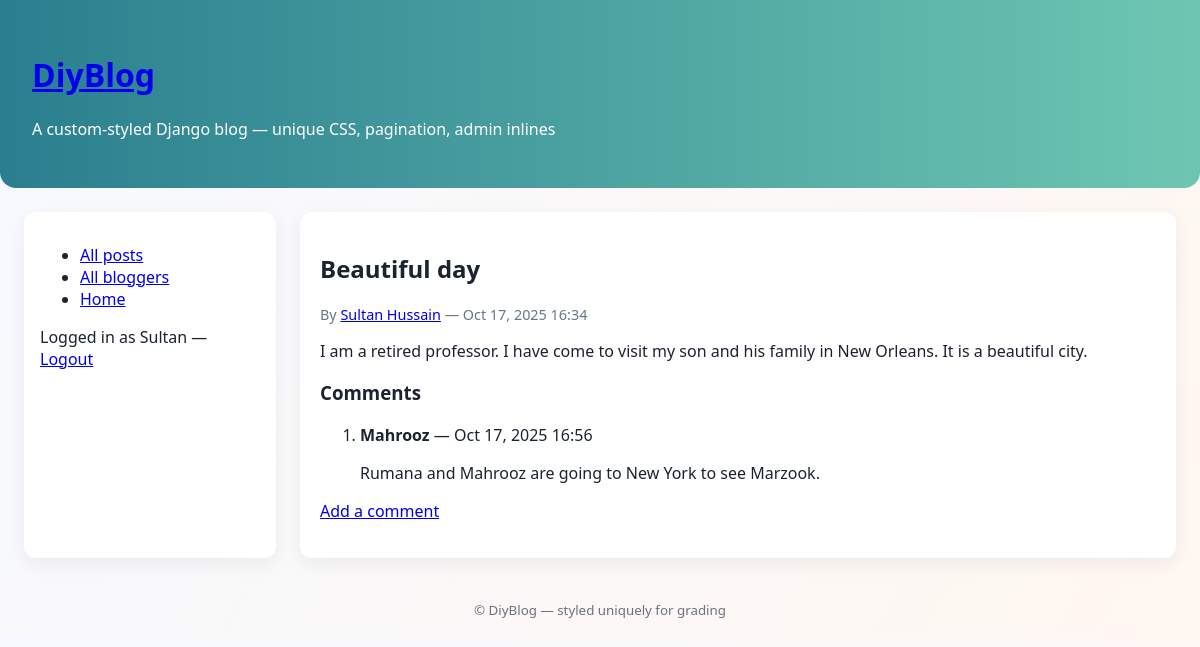
The app's page /blog/1/ (signed in) with its own data.
### blog/models.py (models this page shows, shortened)
class BlogPost(models.Model):
    title = models.CharField(max_length=255)
    author = models.ForeignKey(Blogger, on_delete=models.SET_NULL, null=True, related_name='posts')
    content = models.TextField()
    created_at = models.DateTimeField(default=timezone.now, db_index=True)
    class Meta:
        ordering = ['-created_at']  # newest first

class Blogger(models.Model):
    user = models.OneToOneField(User, on_delete=models.SET_NULL, null=True, blank=True)
    name = models.CharField(max_length=200)
    bio = models.TextField(blank=True)
    created_at = models.DateTimeField(default=timezone.now)

class Comment(models.Model):
    post = models.ForeignKey(BlogPost, on_delete=models.CASCADE, related_name='comments')
    author = models.ForeignKey(User, on_delete=models.SET_NULL, null=True, blank=True)
    text = models.TextField()
    created_at = models.DateTimeField(default=timezone.now, db_index=True)
    class Meta:
        ordering = ['created_at']  # oldest -> newest

### blog/views.py (the view)
# urls.py: path('<int:pk>/', views.blog_detail, name='blog_detail'),
def blog_detail(request, pk):
    post = get_object_or_404(BlogPost.objects.select_related('author'), pk=pk)
    comments = post.comments.select_related('author').all()  # oldest -> newest per Meta
    return render(request, 'blog/blog_detail.html', {'post': post, 'comments': comments})

### blog/templates/blog/blog_detail.html (shortened to what this page needs)
{% extends 'blog/base.html' %}
{% block content %}
<article>
  <h2>{{ post.title }}</h2>
  <p class="meta">By <a href="{% url 'blog:blogger_detail' post.author.pk %}">{{ post.author.name }}</a> — {{ post.created_at|date:"M j, Y H:i" }}</p>
  <div class="post-content">
    <p>{{ post.content }}</p>
  </div>
</article>
<section class="comments">
  <h3>Comments</h3>
  {% if comments %}
    <ol>
      {% for c in comments %}
        <li>
          <p><strong>{% if c.author %}{{ c.author.username }}{% else %}Anonymous{% endif %}</strong> — {{ c.created_at|date:"M j, Y H:i" }}</p>
          <p>{{ c.text }}</p>
        </li>
      {% endfor %}
    </ol>
  {% else %}
    <p>No comments yet.</p>
  {% endif %}
  {% if user.is_authenticated %}
    <p><a href="{% url 'blog:create_comment' post.pk %}">Add a comment</a></p>
  {% else %}
    <p><a href="{% url 'login' %}?next={% url 'blog:create_comment' post.pk %}">Log in to add a comment</a></p>
  {% endif %}
</section>
{% endblock %}

### blog/templates/blog/base.html (shortened to what this page needs)
{% load static %}
<!doctype html>
<html lang="en">
<head>
  <link rel="stylesheet" href="{% static 'css/site.css' %}">
</head>
<body>
  <div class="site-header">
    <h1><a href="{% url 'blog:index' %}">DiyBlog</a></h1>
    <p class="site-sub">A custom-styled Django blog — unique CSS, pagination, admin inlines</p>
  </div>
  <div class="container">
    <aside class="sidebar">
      <nav>
        <ul>
          <li><a href="{% url 'blog:blog_list' %}">All posts</a></li>
          <li><a href="{% url 'blog:blogger_list' %}">All bloggers</a></li>
          <li><a href="{% url 'blog:index' %}">Home</a></li>
        </ul>
      </nav>
      <div class="auth-links">
        {% if user.is_authenticated %}
          <p>Logged in as {{ user.username }} — <a href="{% url 'logout' %}?next={{ request.path }}">Logout</a></p>
        {% else %}
          <p><a href="{% url 'login' %}?next={{ request.path }}">Login</a></p>
        {% endif %}
      </div>
    </aside>
    <main class="content">
      {% block content %}{% endblock %}
    </main>
  </div>
  <footer class="site-footer">
    <small>© {{ now|date:"Y" }} DiyBlog — styled uniquely for grading</small>
  </footer>
</body>
</html>

### blog/static/css/site.css (style rules this page uses)
body { font-family: "Segoe UI", Roboto, Arial, sans-serif; background: linear-gradient(120deg,#f6f9ff,#fff7f0); color: #1b2330; margin: 0; }
.site-header { padding: 2rem; background: linear-gradient(90deg,#2a7f8f,#6ec6b2); color: white; border-bottom-left-radius: 16px; border-bottom-right-radius: 16px; }
.container { display: flex; gap: 1.5rem; padding: 1.5rem; }
.sidebar { width: 220px; background: white; padding: 1rem; border-radius: 12px; box-shadow: 0 6px 18px rgba(30,40,50,0.06); }
.content { flex: 1; background: white; padding: 1.25rem; border-radius: 12px; box-shadow: 0 6px 18px rgba(30,40,50,0.06); }
.meta { font-size: 0.9rem; color: #667788; }
.site-footer { text-align:center; padding:1rem; color:#6b7280; }

### records on screen
BlogPost: title "Beautiful day", author.name "Sultan Hussain", created_at "Oct 17, 2025 16:34", content "I am a retired professor. I have come to visit my son and his family in New Orleans. It is a beautiful city."
Comment: author.username "Mahrooz", created_at "Oct 17, 2025 16:56", text "Rumana and Mahrooz are going to New York to see Marzook."

### other values on screen
{{ user.username }} "Sultan"
